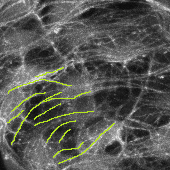
#> input picture data/32hpf/32hpf-1 - Copy (2).tif, 170 x 170 px
$ python -i cellseg.py   (imports and definitions only)
#> lines starting #> are read from the running program, lines starting #| are printed output that depends on the picture
"""
cellseg.py -- cell areas, lengths and widths from the 52 hpf cell-boundary image.

Membrane-marker segmentation: cell interiors are dark, junctions are bright, so the image is
used directly as a watershed elevation map. Seeds are the regional minima of the smoothed
image after an h-minima transform, which is what stops one cell being split into several by
noise.

"Isotropic cells only" is applied as a DECLARED filter with a reported sensitivity, because
dropping elongated regions is a selection and the threshold decides the answer.
"""
import numpy as np
import tifffile
from scipy import ndimage as ndi
from skimage.filters import gaussian
from skimage.morphology import h_minima, binary_closing, disk, remove_small_objects
from skimage.segmentation import watershed, clear_border
from skimage.measure import label, regionprops
from datapaths import ROOT as DATA_ROOT

PATH = DATA_ROOT + '/52hpf cell size.tif'
UM = 0.4815


def load():
    a = tifffile.imread(PATH).astype(float)
    if a.ndim == 3:
        a = a[..., 0]
    return a


def tissue_mask(img, um=UM):
    """The heart does not fill the frame; the black surround must be excluded."""
    sm = gaussian(img, 6.0 / um)
    thr = sm.max() * 0.18
    m = sm > thr
    m = binary_closing(m, disk(int(round(4.0 / um))))
    m = ndi.binary_fill_holes(m)
    return remove_small_objects(m, int(500 / um ** 2))


def segment(img, h_rel=0.055, smooth_um=1.1, um=UM):
    sm = gaussian(img, smooth_um / um)
    sm = (sm - sm.min()) / (sm.max() - sm.min())
    tis = tissue_mask(img, um)
    seeds = label(h_minima(sm, h_rel) & tis)
    lab = watershed(sm, markers=seeds, mask=tis)
    return lab, tis


def measure(lab, tis, um=UM, min_um2=25.0, max_um2=1500.0):
    inner = clear_border(lab)                       # a cell cut by the frame is not measurable
    rows = []
    for r in regionprops(inner):
        a = r.area * um ** 2
        if not (min_um2 <= a <= max_um2):
            continue
        L = r.axis_major_length * um
        W = r.axis_minor_length * um
        if W <= 0:
            continue
        rows.append(dict(px=r.area, area=a, length=L, width=W, aspect=L / W,
                         solidity=r.solidity, label=r.label))
    return rows

>>> import cv2
>>> picture = cv2.imread('../../data/32hpf/32hpf-1 - Copy (2).tif', cv2.IMREAD_GRAYSCALE)
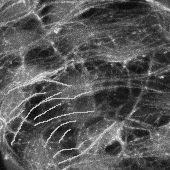
#> picture: shape (170, 170); min 11, max 230, mean 87.6
>>> result = segment(picture)
#> in segment, `sm = gaussian(img, smooth_um / um)`:
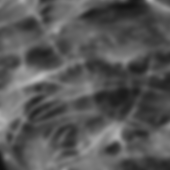
#> sm: shape (170, 170) float64; min 0.0635, max 0.743, mean 0.343
#> in segment, `sm = (sm - sm.min()) / (sm.max() - sm.min())`:
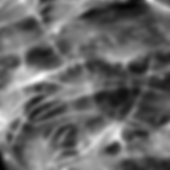
#> sm: shape (170, 170) float64; min 0, max 1, mean 0.412
#> in tissue_mask, `sm = gaussian(img, 6.0 / um)`:
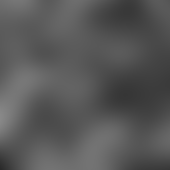
#> sm: shape (170, 170) float64; min 0.166, max 0.536, mean 0.344
#> in tissue_mask, `thr = sm.max() * 0.18`: thr = 0.0965
#> in tissue_mask, `m = sm > thr`: m: shape (170, 170) bool; every value is 1
#> in segment, `seeds = label(h_minima(sm, h_rel) & tis)`:
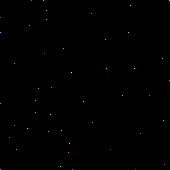
#> seeds: shape (170, 170) int64; 47 distinct labels, from 0 to 46; one colour per label, 0 black
#> in segment, `lab = watershed(sm, markers=seeds, mask=tis)`:
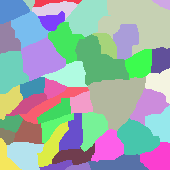
#> lab: shape (170, 170) int64; 46 distinct labels, from 1 to 46; one colour per label, 0 black

$ run again, on data/32hpf/32hpf-2 - Copy (2).tif
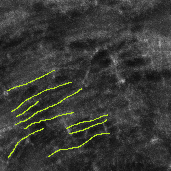
#> input picture data/32hpf/32hpf-2 - Copy (2).tif, 171 x 171 px
#> in tissue_mask, `sm = gaussian(img, 6.0 / um)`:
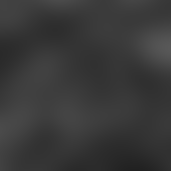
#> sm: shape (171, 171) float64; min 0.131, max 0.348, mean 0.223
#> thr = 0.0627
#> m: shape (171, 171) bool; every value is 1
#> seeds: shape (171, 171) int64; 41 distinct labels, from 0 to 40
#> in segment, `lab = watershed(sm, markers=seeds, mask=tis)`:
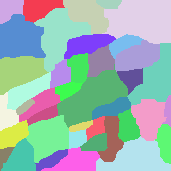
#> lab: shape (171, 171) int64; 40 distinct labels, from 1 to 40; one colour per label, 0 black

$ run again, on data/32hpf/32hpf-3 - Copy (2).tif
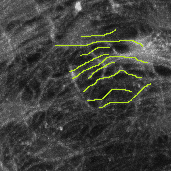
#> input picture data/32hpf/32hpf-3 - Copy (2).tif, 171 x 171 px
#> in tissue_mask, `sm = gaussian(img, 6.0 / um)`:
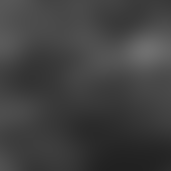
#> sm: shape (171, 171) float64; min 0.129, max 0.437, mean 0.253
#> thr = 0.0786
#> m: shape (171, 171) bool; every value is 1
#> seeds: shape (171, 171) int64; 40 distinct labels, from 0 to 39
#> in segment, `lab = watershed(sm, markers=seeds, mask=tis)`:
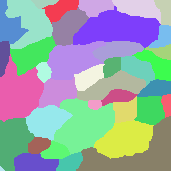
#> lab: shape (171, 171) int64; 39 distinct labels, from 1 to 39; one colour per label, 0 black
